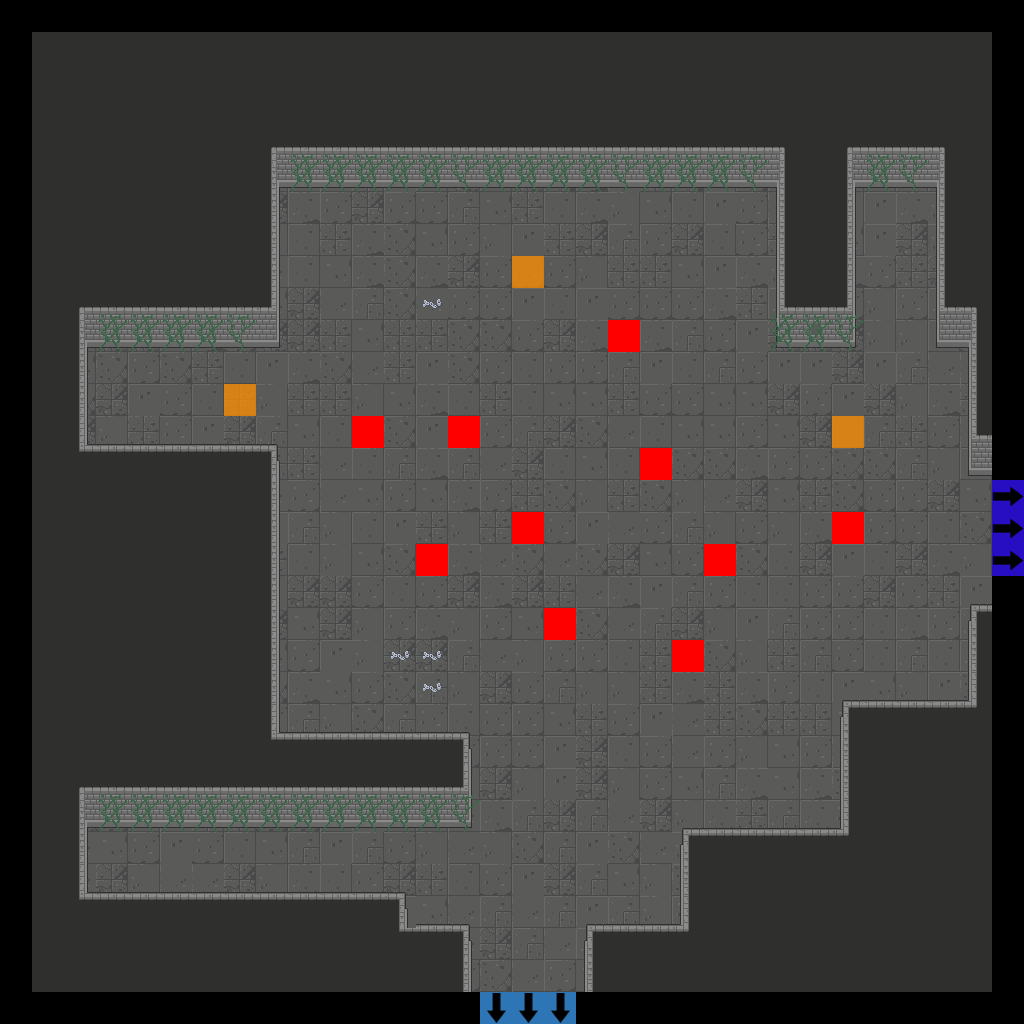

The image is a tile-based game level rendered from a .tmx file. Its description and source (layers, tilesets, objects; grid data summarised) follow:
An orthogonal 32x32 tile map with 32x32 px tiles, 7 tile layers (Floor, Walls, Doors, Pillars, ...), 2 tilesets.

<map version="1.2" tiledversion="2019.04.18" orientation="orthogonal" renderorder="right-down" width="32" height="32" tilewidth="32" tileheight="32" infinite="0" nextlayerid="22" nextobjectid="1">
 <tileset firstgid="1" source="Dungeon_Tileset_2.tsx" />
 <tileset firstgid="321" source="flags.tsx" />
 <layer id="15" name="Floor" width="32" height="32">
  <data>[1024 cells, 900 non-empty, 12 distinct tile ids]</data>
 </layer>
 <layer id="16" name="Walls" width="32" height="32">
  <data>[1024 cells, 503 non-empty, 30 distinct tile ids]</data>
 </layer>
 <layer id="17" name="Doors" width="32" height="32">
  <data>[1024 cells, 0 non-empty, 0 distinct tile ids]</data>
 </layer>
 <layer id="18" name="Pillars" width="32" height="32">
  <properties>
   <property name="unity:SortingLayer" value="Pillars" />
  </properties>
  <data>[1024 cells, 0 non-empty, 0 distinct tile ids]</data>
 </layer>
 <layer id="19" name="Candles" width="32" height="32">
  <data>[1024 cells, 0 non-empty, 0 distinct tile ids]</data>
 </layer>
 <layer id="20" name="Debris" width="32" height="32">
  <data>[1024 cells, 78 non-empty, 5 distinct tile ids]</data>
 </layer>
 <layer id="21" name="Flags" width="32" height="32">
  <data>[1024 cells, 19 non-empty, 4 distinct tile ids]</data>
 </layer>
</map>
